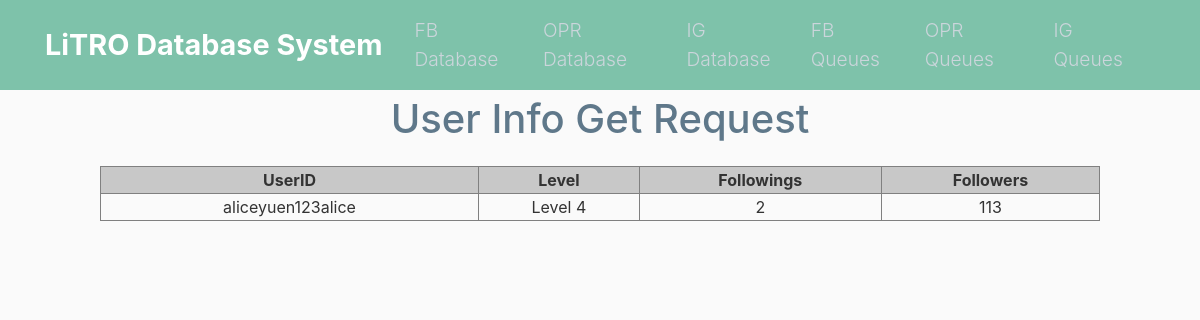
The page /OPR/1 on the database its author committed.
### server/models/OPR_Users.py (models this page shows, shortened)
class OPR_Users(db.Model):  # object to store the info about each individual user for openrice
    id = db.Column(db.Integer, primary_key=True)
    name = db.Column(db.String(100), unique=True, nullable=False)
    level = db.Column(db.String(50), nullable=False)
    followings = db.Column(db.String(50), nullable=False)
    followers = db.Column(db.String(50), nullable=False)

### server/opr_routes.py (the view)
@app.route('/OPR/<id>')
def get_OPRuser(id):  # to get a single user at once  /////modification: can change path to something simpler for easier get requests(use something else instead of <id>)
    output = []
    user = OPR_Users.query.get_or_404(id)
    user_data = {'userid': user.name, 'level': user.level,
                 'following': user.followings, 'followers': user.followers}
    output.append(user_data)
    logmaker.logger.info(f"Printing OPR user with database id {id}.")
    return render_template('getOPRuser.html', outputs=output)

### server/templates/getOPRuser.html (shortened to what this page needs)
<!DOCTYPE html>
<html lang="en">
  <head>
    <link rel="stylesheet" href="https://maxcdn.bootstrapcdn.com/bootstrap/4.0.0/css/bootstrap.min.css">
    <link rel="stylesheet" type="text/css" href="{{ url_for('static', filename='main.css') }}">
  </head>
  <body>
    <header class="site-header">
      <nav class="navbar navbar-expand-md navbar-dark bg-steel fixed-top">
        <div class="container">
          <a class="navbar-brand mr-4" href="/">LiTRO Database System</a>
          <div class="collapse navbar-collapse" id="navbarToggle">
            <div class="navbar-nav mr-auto">
              <a class="nav-item nav-link" href="/FB">FB Database</a>
              <a class="nav-item nav-link" href="/OPR">OPR Database</a>
              <a class="nav-item nav-link" href="/IG">IG Database</a>
            </div>
            <div class="navbar-nav">
              <a class="nav-item nav-link" href="/FB/TQ">FB Queues</a>
              <a class="nav-item nav-link" href="/OPR/TQ">OPR Queues</a>
              <a class="nav-item nav-link" href="/IG/TQ">IG Queues</a>
            </div>
          </div>
        </div>
      </nav>
    </header>
    <h1 style="text-align: center" class="heading-tag">User Info Get Request</h1>
    <table border="1" width="1000px" style="text-align: center; margin: auto">
      <tr>
        <th style="background-color: #c8c8c8">UserID</th>
        <th style="background-color: #c8c8c8">Level</th>
        <th style="background-color: #c8c8c8">Followings</th>
        <th style="background-color: #c8c8c8">Followers</th>
      </tr>
      {% for output in outputs %}
      <tr width="50px">
        <td>{{ output.userid }}</td>
        <td>{{ output.level }}</td>
        <td>{{ output.following }}</td>
        <td>{{output.followers}}</td>
      </tr>
      {% endfor %}
    </table>
  </body>
</html>

### static/main.css (style rules this page uses)
body { background: #fafafa; color: #333333; margin-top: 5rem; }
h1, h2, h3, h4, h5, h6 { color: #444444; }
.bg-steel { background-color: #5f788a; }
.site-header .navbar-nav .nav-link { color: #cbd5db; }
.navbar-brand { font-size: 1.8rem; font-weight: bold; }
.navbar { background-color: #7EC2AA; }
.nav-link { font-weight: 300; font-size: 1.2rem; }
.heading-tag { color: #5f788a; padding: 15px; }

### rows shown on the page
OPR_Users: userid "aliceyuen123alice", level "Level 4", following "2", followers "113"
